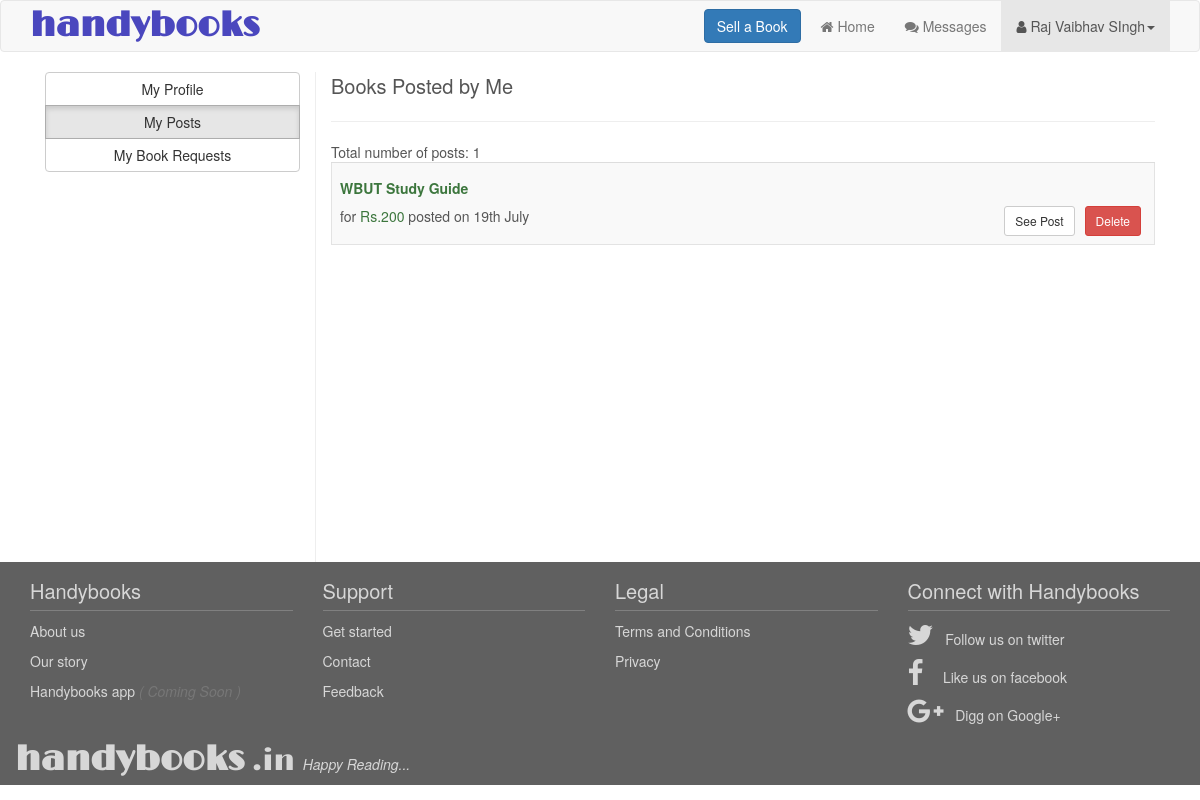
/dashboard?to=transactions (signed in), run on the app's committed database.
### tables this page shows
CREATE TABLE `post` (
  `post_id` int(11) NOT NULL,
  `post_category` varchar(250) NOT NULL,
  `post_name` varchar(100) NOT NULL,
  `post_description` varchar(500) NOT NULL,
  `post_department` varchar(100) NOT NULL,
  `post_author` varchar(100) NOT NULL,
  `post_year` varchar(100) NOT NULL,
  `post_genre` varchar(100) NOT NULL,
  `post_class` varchar(250) NOT NULL,
  `post_subject` varchar(250) NOT NULL,
  `post_type` varchar(250) NOT NULL,
  `post_price` int(100) NOT NULL,
  `post_time` timestamp NOT NULL DEFAULT CURRENT_TIMESTAMP ON UPDATE CURRENT_TIMESTAMP,
  `user_id` int(250) NOT NULL,
  `image_path` varchar(250) NOT NULL,
  `image_upload` int(10) NOT NULL DEFAULT '0',
  `deleted` tinyint(1) NOT NULL DEFAULT '0'
);

### dashboard.php (the view, shortened to what this page needs)
<?php
include ("files/config.php");
if(!isset($_SESSION["email"])){
    header('Location:login?msg=notloggedin&from=dashboard');
}
else{
$no_of_msg=$_SESSION['no_of_unread_msg'];
}
?>
<!DOCTYPE html>
<html lang="en">
    <head>
    <link rel="stylesheet" href="bootstrap.min.css">
    <link rel="stylesheet" href="styles/default_lp.css">
    <link rel="stylesheet" href="footer.css">
    <link rel="stylesheet" href="//maxcdn.bootstrapcdn.com/font-awesome/4.3.0/css/font-awesome.min.css">
    </head>
    <body>
   <nav class="navbar navbar-default">
    <div class="container">
        <div class="navbar-header">
            <a href="home" onmouseover = "document.getElementById('in').style.visibility='visible'" onmouseout = "document.getElementById('in').style.visibility='hidden'" class="logo_text"><strong>handybooks</strong><small id="in" style="visibility:hidden;">.in</small></a>
        </div>
    <div>
    <div class="collapse navbar-collapse" id="myNavbar">
        <ul class="nav navbar-nav navbar-right">
        <a href="post_a_book" class="btn btn-primary navbar-btn navbar-left" style="margin-right:5px;">Sell a Book</a>
        <li><a href="home"><i class="fa fa-home"></i> Home </a></li>
        <li><a href="messages"><i class="fa fa-comments"></i> Messages <?php if ($no_of_msg) {
          echo "<span class='badge'>".$no_of_msg."</span>";}?></a></li>
        <li class="dropdown active">
          <a class="dropdown-toggle" data-toggle="dropdown" href="#" aria-expanded="false" aria-has-popup="true" role="button"><i class="fa fa-user"></i> <?php echo $_SESSION["name"];?><span class="caret"></span></a>
        </li>
        </ul>
    </div>
    </div>
    </div>
    </nav>
    <div class="container container1" id="main_content">
        <aside class="col-sm-3">
<div class="btn-group-vertical btn-block" role="group" aria-label="...">
<?php
                    if(isset($_REQUEST["to"])){
                        if($_REQUEST["to"]=="transactions"){
                            echo '<a href="dashboard" role="button" type="button" class="btn btn-default">My Profile</a>
                            <a href="dashboard?to=transactions" role="button" type="button" class="btn btn-default active">My Posts</a>
                            <a href="dashboard?to=book_requests" role="button" type="button" class="btn btn-default">My Book Requests</a>
                            ';
                        }}
?>
</div>
<br>
<br>
        </aside>
        <article class="col-sm-9">
            <div id="container">
                <div id="jumbotron">
                <div id="content">
                    <?php
                    if(isset($_REQUEST["to"])){
                        if($_REQUEST["to"]=="transactions"){
                            $user_id=$_SESSION["user_id"];
                            $sql = "SELECT * FROM post WHERE `user_id`='$user_id' AND deleted='false' ORDER BY post_time DESC";
                            $row = mysqli_query($conn,$sql);
                            $posts_count = mysqli_num_rows($row);
                            echo '<span style="font-size:20px;">Books Posted by Me</span><hr>';
                            echo 'Total number of posts: '.$posts_count.'<br>';
                            echo '<div style="display:block;height:400px;overflow:scroll;"><table class="table table-striped well">';
                            while($posts = mysqli_fetch_assoc($row)){
                                    $time = $posts["post_time"];
                                    $time=strtotime($time);
                                    $time=date("dS F", $time);
                                    echo '<tr><td><h5><span style="text-transform:capitalize;font-weight:bolder;" class="text-success">'
                                    .$posts['post_name'].
                                    "</span></h5> for <span class='text-success'>Rs.".$posts['post_price']."</span> posted on "
                                    .$time.
                                    "<a onclick = 'show_confirm_delete(".$posts['post_id'].")' href='#' role='button' class='btn btn-sm btn-default btn-danger' style='margin-right:5px;margin-left:5px; float:right;'>Delete</a>&nbsp;
                                    <a href='book_details.php?p_id=".$posts['post_id']."' role='button'style='margin-right:5px;margin-left:5px;float:right;' class='btn btn-sm btn-default '>See Post</a>&nbsp;
                                    <div name='confirm_box' id=".$posts['post_id']." style='display:none;'><hr>
                                    <div class='alert alert-warning text-center' style='background-color:white;'>
                                    Do you really want to delete this post?<br><a onclick='delete_post(".$posts['post_id'].")' href='#' role='' class='btn btn-sm btn-primary'>Yes</a>&nbsp;<a href='#' onclick='hide_confirm_delete(".$posts['post_id'].")' role='button' class='btn btn-sm btn-default'>No</a>
                                    </div>
                                    </div>
                                    </td></tr>";
                            }
                            echo '</table></div>';
                        }
                        elseif($_REQUEST["to"]=="book_requests"){
                    ?>
                            <span style="font-size:20px;">Books Requested by Me</span><hr>
                    <?php
                            echo "No requests yet.";
                        }
                        }
                    ?>
                </div>
                </div>
                </div>
            </div>
     <div id="footer">
        <div class="container">
        <div class="row">
            <div class="col-md-3 col-sm-3 col-xs-6 footer_columns">
                <div class="row_heading">Handybooks</div>
                <ul>
                    <li><a href="about_us">
                        About us
                        </a>
                    </li>
                    <li><a href="our_story">
                        Our story
                    </li>
                    <li>
                        Handybooks app <i class="text-muted">( Coming Soon )</i>
                    </li>
                </ul>
            </div>
            <div class="col-md-3 col-sm-3 col-xs-6 footer_columns">
                <div class="row_heading">Support</div>
                <ul>
                    <li><a href="how_it_works">
                        Get started
                        </a>
                    </li>
                    <li>
                    <a href="contact">
                        Contact
                        </a>
                    </li>
                    <li><a href="feedback">
                        Feedback
                        </a>
                    </li>
                </ul>
            </div>
            <div class="col-md-3 col-sm-3 col-xs-6 footer_columns">
                <div class="row_heading">Legal</div>
                <ul>
                    <li><a href="terms">
                        Terms and Conditions
                        </a>
                    </li>
                    <li>
                    <a href="privacy">
                        Privacy
                        </a>
                    </li>
                </ul>
            </div>
            <div class="col-md-3 col-sm-3 col-xs-6 footer_columns">
                    <div class="row_heading">
                        Connect with Handybooks
                    </div>
                <ul>
                    <li>
                    <a href="http://twitter.com/handybooksin"><span>
                    <i class="fa fa-twitter fa-2x"></i>&nbsp;&nbsp;
                    </span>Follow us on twitter
                    </a>
                    </li>
                    <li>
                    <a href="http://www.facebook.com/handybooks"><span>
                    <i class="fa fa-facebook  fa-2x"></i>&nbsp;&nbsp;&nbsp;&nbsp;
                    </span>Like us on facebook
                    </a>
                    </li>
                    <li>
                        <a href="http://plus.google.com/+HandybooksIn"><span>
                    <i class="fa fa-google-plus  fa-2x"></i>&nbsp;&nbsp;
                    </span>
                        Digg on Google+
                    </a>
                    </li>
                </ul>
            </div>
        </div>
        <div class="row">
            <a href="home" onmouseover = "document.getElementsByClassName("in").style.visibility='visible'" onmouseout = "document.getElementsByClassName("in").style.visibility='hidden'" class="logo_text">
                <strong>handybooks</strong>
                <small class="in">.in</small>
            </a>
            <i>Happy Reading...</i>
        </div>
        </div>
    </div>
    </body>
</html>

### styles/default_lp.css (style rules this page uses)
body { color: #555555; width: 100%; }
.logo_text { font-family: LimeLight-Regular; font-size: 35px; text-decoration: none; color: #4A47BE; }
a.logo_text { text-decoration: none; }
article { border-left: solid 1px #EEEEEE; }

### footer.css (style rules this page uses)
#main_content { min-height:480px; }
#footer ul { list-style-type: none; padding-left: 0px!important; }
#footer a { text-decoration: none; color: #d7d7d7; }
#footer { background-color: #606060; color: #d7d7d7; }
#footer .row_heading { font-size: 20px; border-bottom: 1px solid #808080; margin-top: 15px; padding-bottom: 5px; }
#footer li { margin-top: 10px; }

### data on the page
post: post_name "WBUT Study Guide", post_price "200", post_time "19th July"

### other printed values
$_SESSION["name"] "Raj Vaibhav SIngh"
$posts_count "1"
